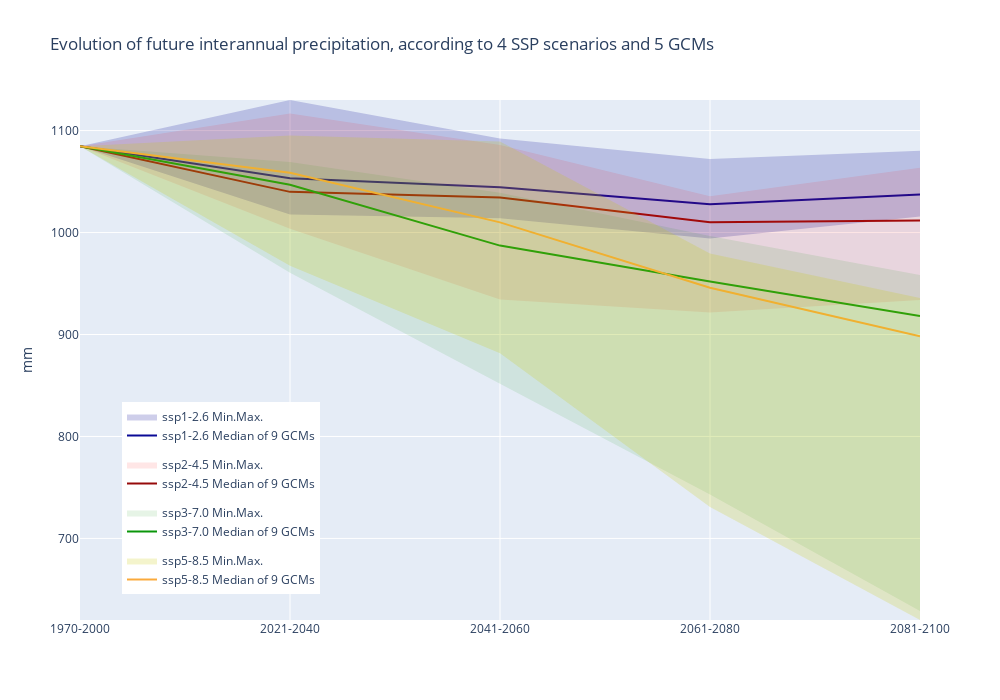

Here is the notebook cell this chart was saved with:
### Markdown cell above
### <a name=section05></a>5) Plot future evolution of annual precipitation (4 SSP scenarios and 9 GCMs)

### Code cell
"""
Created on January 2021
@author: Loïc Duffar
"""
import plotly.graph_objects as go
import plotly
print('Plotly version: ', plotly.__version__)

#============== Customization
#------------ Name of the dataframe column to plot (e.g. annual or one of month number 1-12) 
month_or_year = annual_label

#============== Process
rgba_list= ['rgba(10, 10, 150, 0.2)', 'rgba(255, 10, 10, 0.1)', 'rgba(10, 150, 10, 0.1)', 'rgba(200, 200, 0, 0.2)']
rgb_list= ['rgb(10, 10, 150)', 'rgb(150, 10, 10)', 'rgb(10, 150, 10)', 'rgb(250, 170, 60)']

x = [historical_period] + ['2021-2040', '2041-2060', '2061-2080', '2081-2100']
fig = go.Figure()
    
for scenario, scenario_long, rgb, rgba in zip(ssp_list, ssp_list_long, rgb_list, rgba_list):
    test= (df_total.index.get_level_values('Scenario') == scenario) | (df_total.index.get_level_values('Scenario') =='Historical')
    group = df_total[test ][month_or_year].groupby(by= ['Period'])
    ymedian= group.median() 
    ymin= group.min()
    ymax= group.max()

    fig.add_trace(
        go.Scatter(
            name= scenario_long + ' Median of 9 GCMs',
            x= x,
            y= ymedian,
            mode= 'lines',
            line= dict(color= rgb),
            legendgroup= scenario,
        ))

    fig.add_trace(
        go.Scatter(
            name= scenario_long + ' Min.',
            x= x,
            y= ymin,
            mode= 'lines',
            line= dict(width= 0),
            hoverlabel= dict(bgcolor= rgb, font_color='white'),
            marker= dict(color= "#444"),
            showlegend= False,
            legendgroup= scenario,            
        ))
    fig.add_trace(
        go.Scatter(
            name= scenario_long + ' Min.Max.',
            x= x,
            y= ymax,
            mode= 'lines',
            line= dict(width= 0),
            hoverlabel= dict(bgcolor= rgb, font_color='white'),
            marker= dict(color= "#444"),
            fillcolor= rgba,
            fill= 'tonexty',
            showlegend= True,
            legendgroup= scenario,            
        ))

fig.update_layout(
    height= 700, width= 1000,
    yaxis_title= 'mm',
    title= 'Evolution of future interannual precipitation, according to ' + str(len(ssp_list)) + ' SSP scenarios and ' + str(len(gcm_list)) + ' GCMs',
#    hovermode= "x",
    yaxis_range= [df_total.min().max(), df_total.max().max()],
    legend=dict(yanchor="bottom",
                y=0.05,
                xanchor="left",
                x=0.05),
    template= "plotly", # "plotly", "plotly_white", "plotly_dark", "ggplot2", "seaborn", "simple_white", "none"
#    paper_bgcolor='rgba(0,0,0,0)',
#    plot_bgcolor='rgba(0,0,0,0)',
    )
file_future_by_year= 'WorldClim - future by year.png'
fig.write_image(os.path.join(fld_out, file_future_by_year))# needs installation of "plotly-orca" or "kaleido"
fig.show()

### Figure 1 — Plotly figure (JSON) as saved in the notebook; plotly's stock layout.template omitted (floating-point values rounded to 4 significant figures)
{"data": [{"legendgroup": "ssp126", "line": {"color": "rgb(10, 10, 150)"}, "mode": "lines", "name": "ssp1-2.6 Median of 9 GCMs", "type": "scatter", "x": ["1970-2000", "2021-2040", "2041-2060", "2061-2080", "2081-2100"], "y": [1085.0, 1053.0, 1044.0, 1028.0, 1037.0]}, {"hoverlabel": {"bgcolor": "rgb(10, 10, 150)", "font": {"color": "white"}}, "legendgroup": "ssp126", "line": {"width": 0}, "marker": {"color": "#444"}, "mode": "lines", "name": "ssp1-2.6 Min.", "showlegend": false, "type": "scatter", "x": ["1970-2000", "2021-2040", "2041-2060", "2061-2080", "2081-2100"], "y": [1085.0, 1018.0, 1014.0, 994.1, 1016.0]}, {"fill": "tonexty", "fillcolor": "rgba(10, 10, 150, 0.2)", "hoverlabel": {"bgcolor": "rgb(10, 10, 150)", "font": {"color": "white"}}, "legendgroup": "ssp126", "line": {"width": 0}, "marker": {"color": "#444"}, "mode": "lines", "name": "ssp1-2.6 Min.Max.", "showlegend": true, "type": "scatter", "x": ["1970-2000", "2021-2040", "2041-2060", "2061-2080", "2081-2100"], "y": [1085.0, 1130, 1092.0, 1072.0, 1080.0]}, {"legendgroup": "ssp245", "line": {"color": "rgb(150, 10, 10)"}, "mode": "lines", "name": "ssp2-4.5 Median of 9 GCMs", "type": "scatter", "x": ["1970-2000", "2021-2040", "2041-2060", "2061-2080", "2081-2100"], "y": [1085.0, 1040.0, 1034.0, 1010.0, 1012.0]}, {"hoverlabel": {"bgcolor": "rgb(150, 10, 10)", "font": {"color": "white"}}, "legendgroup": "ssp245", "line": {"width": 0}, "marker": {"color": "#444"}, "mode": "lines", "name": "ssp2-4.5 Min.", "showlegend": false, "type": "scatter", "x": ["1970-2000", "2021-2040", "2041-2060", "2061-2080", "2081-2100"], "y": [1085.0, 1004.0, 934.3, 921.6, 933.8]}, {"fill": "tonexty", "fillcolor": "rgba(255, 10, 10, 0.1)", "hoverlabel": {"bgcolor": "rgb(150, 10, 10)", "font": {"color": "white"}}, "legendgroup": "ssp245", "line": {"width": 0}, "marker": {"color": "#444"}, "mode": "lines", "name": "ssp2-4.5 Min.Max.", "showlegend": true, "type": "scatter", "x": ["1970-2000", "2021-2040", "2041-2060", "2061-2080", "2081-2100"], "y": [1085.0, 1117.0, 1086.0, 1036.0, 1064.0]}, {"legendgroup": "ssp370", "line": {"color": "rgb(10, 150, 10)"}, "mode": "lines", "name": "ssp3-7.0 Median of 9 GCMs", "type": "scatter", "x": ["1970-2000", "2021-2040", "2041-2060", "2061-2080", "2081-2100"], "y": [1085.0, 1047.0, 987.2, 951.9, 918.2]}, {"hoverlabel": {"bgcolor": "rgb(10, 150, 10)", "font": {"color": "white"}}, "legendgroup": "ssp370", "line": {"width": 0}, "marker": {"color": "#444"}, "mode": "lines", "name": "ssp3-7.0 Min.", "showlegend": false, "type": "scatter", "x": ["1970-2000", "2021-2040", "2041-2060", "2061-2080", "2081-2100"], "y": [1085.0, 960.5, 851.7, 743.1, 628.9]}, {"fill": "tonexty", "fillcolor": "rgba(10, 150, 10, 0.1)", "hoverlabel": {"bgcolor": "rgb(10, 150, 10)", "font": {"color": "white"}}, "legendgroup": "ssp370", "line": {"width": 0}, "marker": {"color": "#444"}, "mode": "lines", "name": "ssp3-7.0 Min.Max.", "showlegend": true, "type": "scatter", "x": ["1970-2000", "2021-2040", "2041-2060", "2061-2080", "2081-2100"], "y": [1085.0, 1069.0, 1039.0, 996.6, 958.3]}, {"legendgroup": "ssp585", "line": {"color": "rgb(250, 170, 60)"}, "mode": "lines", "name": "ssp5-8.5 Median of 9 GCMs", "type": "scatter", "x": ["1970-2000", "2021-2040", "2041-2060", "2061-2080", "2081-2100"], "y": [1085.0, 1059.0, 1010.0, 945.9, 898.2]}, {"hoverlabel": {"bgcolor": "rgb(250, 170, 60)", "font": {"color": "white"}}, "legendgroup": "ssp585", "line": {"width": 0}, "marker": {"color": "#444"}, "mode": "lines", "name": "ssp5-8.5 Min.", "showlegend": false, "type": "scatter", "x": ["1970-2000", "2021-2040", "2041-2060", "2061-2080", "2081-2100"], "y": [1085.0, 967.4, 881.6, 730.8, 620]}, {"fill": "tonexty", "fillcolor": "rgba(200, 200, 0, 0.2)", "hoverlabel": {"bgcolor": "rgb(250, 170, 60)", "font": {"color": "white"}}, "legendgroup": "ssp585", "line": {"width": 0}, "marker": {"color": "#444"}, "mode": "lines", "name": "ssp5-8.5 Min.Max.", "showlegend": true, "type": "scatter", "x": ["1970-2000", "2021-2040", "2041-2060", "2061-2080", "2081-2100"], "y": [1085.0, 1095.0, 1089.0, 979.5, 935.7]}], "layout": {"height": 700, "legend": {"x": 0.05, "xanchor": "left", "y": 0.05, "yanchor": "bottom"}, "title": {"text": "Evolution of future interannual precipitation, according to 4 SSP scenarios and 5 GCMs"}, "width": 1000, "yaxis": {"range": [620, 1130], "title": {"text": "mm"}}}}
